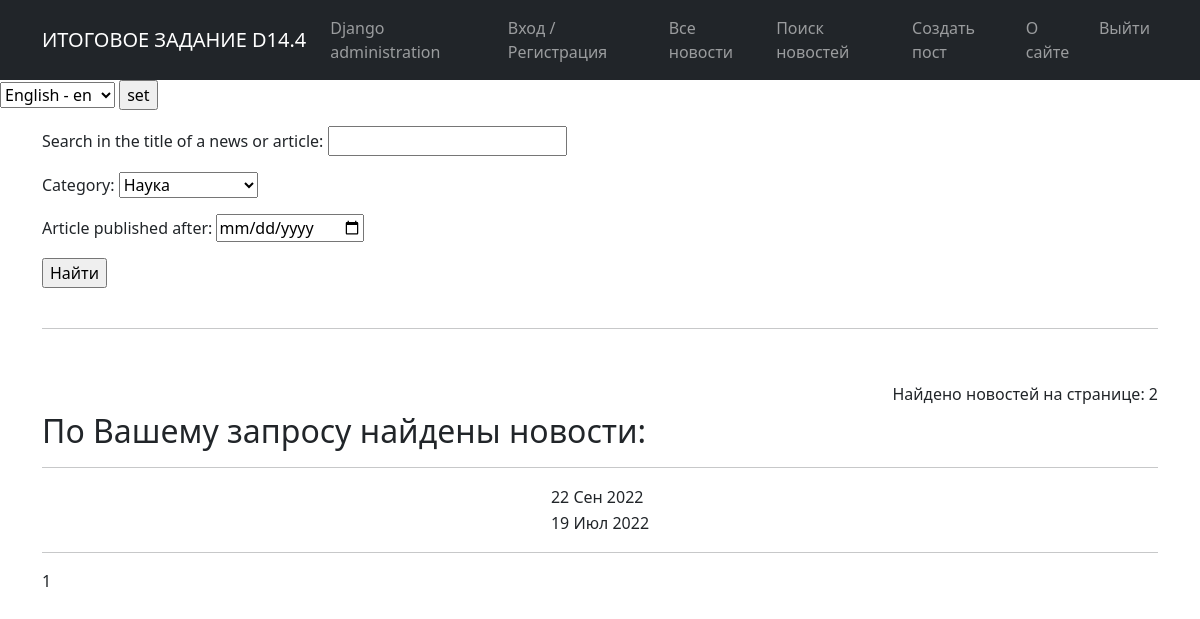
Page /news/search/?post_category=3 on the committed database.
### news/models.py (models this page shows, shortened)
class Post(models.Model):
    NEWS = 'NW'
    ARTICLE = 'AT'
    CHOISE_NW_AT = [
        (NEWS, 'Новость'),
        (ARTICLE, 'Статья')
    ]
    author = models.ForeignKey(
        Author, on_delete=models.CASCADE,
        verbose_name=pgettext_lazy('Author name', 'Author name'),
        help_text=_('Author name')
    )
    type_of_post = models.CharField(
        max_length=2,
        default=NEWS,
        choices=CHOISE_NW_AT,
        verbose_name=pgettext_lazy('Post type', 'Post type'),
        help_text=_('Post type')
    )
    post_create_datetime = models.DateTimeField(
        auto_now_add=True,
        verbose_name=pgettext_lazy('Time and date of publication', 'Time and date of publication'),
        help_text=_('Time and date of publication')
    )
    post_category = models.ManyToManyField(
        Category, through='PostCategory',
        related_name='posts',
        verbose_name=pgettext_lazy('This is category of post', 'Post category'),
        help_text=_('Post category')
    )
    post_title = models.CharField(
        max_length=128,
        verbose_name=pgettext_lazy('Post title', 'Post title'),
        help_text=_('Post title')
    )
    post_text = models.TextField(
        verbose_name=pgettext_lazy('The content of the post', 'The content of the post'),
        help_text=_('The content of the post')
    )
    post_rating = models.IntegerField(
        default=0,
        verbose_name=pgettext_lazy('The rating of the post', 'The rating of the post'),
        help_text=_('The rating of the post')
    )
    is_updated = models.BooleanField(
        default=False
    )
    is_new = models.BooleanField(
        default=True,
        help_text=_('Is this article new?')
    )
    def get_absolute_url(self):
        return reverse('new_detail', args=[str(self.id)])

### news/views.py (the view)
# urls.py: path('search/', PostSearch.as_view(), name='news_search'),
class PostSearch(ListView):
    model = Post
    ordering = '-post_create_datetime'
    template_name = 'search.html'
    context_object_name = 'search'
    paginate_by = 10
    def get_queryset(self):
        queryset = super().get_queryset()
        self.filterset = PostFilter(self.request.GET, queryset)
        return self.filterset.qs
    def get_context_data(self, **kwargs):
        context = super().get_context_data(**kwargs)
        context['filterset'] = self.filterset
        return context

### news/models.py (called while the page is built)
    def __str__(self):
        return self.name

### news/templatetags/custom_filters.py (called while the page is built)
@register.filter()
def makegoodwords(value):
    new_value = keyword_processor.replace_keywords(value)
    return new_value

### templates/search.html (shortened to what this page needs)
{% extends 'flatpages/default.html' %}
{% load i18n %}
{% load custom_filters %}
{% block content %}
   <form align='' action="" method="get">
       <p>{{ filterset.form.as_p }}</p>
       <input type="submit" value="Найти">
   </form>
    <p>&nbsp;</p>
    <hr>
    <p>&nbsp;</p>
    <h6 align='right'>Найдено новостей на странице: {{search|length}}</h6>
    <h2>По Вашему запросу найдены новости:</h2>
    <hr>
    {% if search %}
        <table align='center' border="0" cellspacing="0">
           {% for s in search %}
                <tr align="left">
                    <td> <a href="{{ s.get_absolute_url }}"> {{ s.post_title|makegoodwords}} </a></td>
                    <td>{{ s.post_create_datetime|date:'d M Y' }}</td>
                    <td>{{ s.post_text|truncatechars:20|makegoodwords }}</td>
                </tr>
            {% endfor %}
        </table>
    {% else %}
        <h3>По Вашему запросу не найдено ни одной новости!</h3>
    {% endif %}
    <hr>
   {{ page_obj.number }}
{% endblock content %}

### rows in the picture
Post: post_create_datetime "22 Сен 2022"
Post: post_create_datetime "19 Июл 2022"

### other values in the picture
{{ search|length }} "2"
{{ page_obj.number }} "1"
form field language "English - en"
